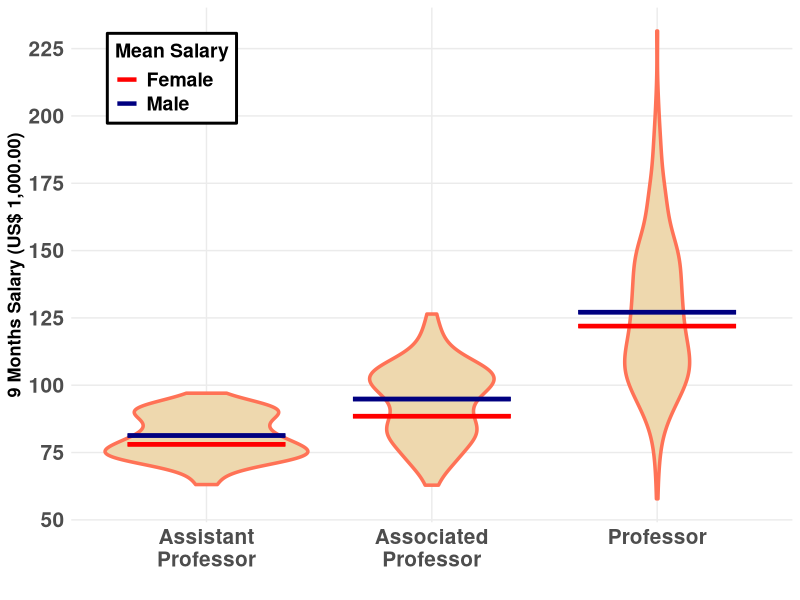

This figure's R source:
## STEP 1: DRAWING BASE PLOT
library(ggplot2) ; library(car)
hq_1 <- ggplot(Salaries, aes(x = rank, y = salary)) +
  geom_violin( fill = 'wheat2', colour = 'coral1',
               size = 1.2) +
  stat_summary( geom = 'errorbar', fun.y = mean,
                aes(ymin = ..y.., ymax = ..y.. , colour = sex), 
                width = .7, size = 1.5) +
  theme_minimal()
## STEP 2: CORRECT AXES TITLES
hq_2 <- hq_1 + xlab('') +
  ylab('9 Months Salary (US$ 1,000.00)')
## STEP 3: GROW MORE BREAKS AND REWORK AXES LABELS
hq_3 <- hq_2 +
  scale_y_continuous(breaks = seq(50000,225000,25000),
                     labels = seq(50,225,25),
                     minor_breaks = 0) +
  scale_x_discrete(labels = c('Assistant\nProfessor',
                              'Associated\nProfessor',
                              'Professor'))
## STEP 4: REWORK BAR COLORS
hq_4 <- hq_3 +
  scale_colour_manual(
    values = c('Female' = 'red', 
               'Male' = 'navyblue'),
    name = 'Mean Salary')
## STEP 5: RESIZE TEXTS AND REPOSITION LEGENDS
hq_5 <- hq_4 +
  theme(legend.justification = c('left', 'top'), 
        legend.position = c(.05,.95),
        legend.background = element_rect(color = "black", size = 1, 
                                         linetype = "solid"),
        legend.text = element_text(size = 14, face = 'bold'),
        legend.title = element_text(size = 14, face = 'bold'),
        axis.text = element_text(size = 15, face = 'bold'),
        axis.title = element_text(size = 13, face = 'bold'))
hq_5